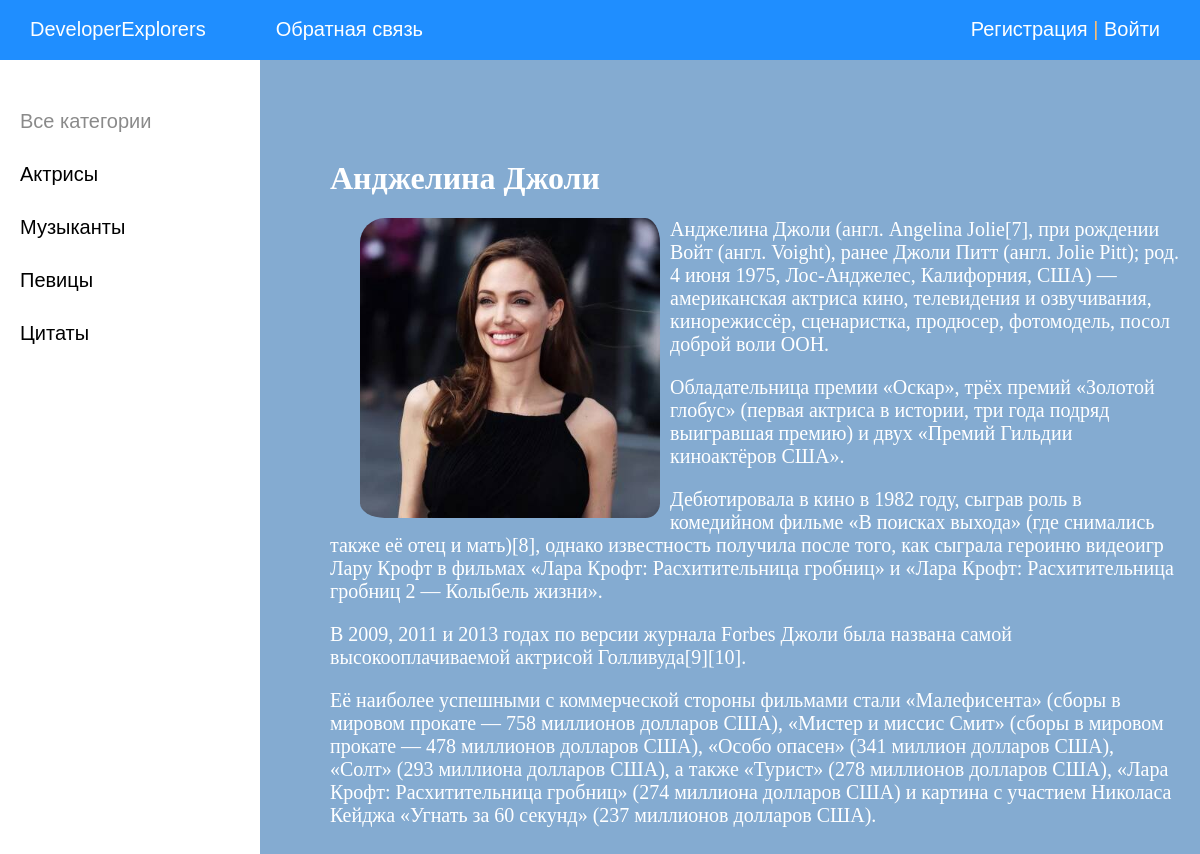
The app's page /post/andzhelina-dzholi/ with its own data.
### women/models.py (models this page shows, shortened)
class Category(models.Model):
    name = models.CharField(max_length=100, db_index=True, verbose_name="Категория")
    slug = models.SlugField(max_length=255, unique=True, db_index=True, verbose_name="URL")
    def get_absolute_url(self):
        return reverse('category', kwargs={'cat_slug': self.slug})
    class Meta:
        verbose_name = 'Категория'
        verbose_name_plural = 'Категории'
        ordering = ['id']

class Women(models.Model):
    title = models.CharField(max_length=255, verbose_name="Заголовок")
    slug = models.SlugField(max_length=255, unique=True, db_index=True, verbose_name="URL")
    content = models.TextField(blank=True, verbose_name="Текст статьи")
    photo = models.ImageField(upload_to="photos/%Y/%m/%d/", verbose_name="Фото")
    time_create = models.DateTimeField(auto_now_add=True, verbose_name="Время создания")
    time_update = models.DateTimeField(auto_now=True, verbose_name="Время изменения")
    is_published = models.BooleanField(default=True, verbose_name="Публикация")
    cat = models.ForeignKey('Category', on_delete=models.PROTECT, verbose_name="Категории")
    def __str__(self):
        return self.title
    class Meta:
        verbose_name = 'Известные женщины'
        verbose_name_plural = 'Известные женщины'
        ordering = ['id']

### women/views.py (the view)
# urls.py: path('post/<slug:post_slug>/', ShowPost.as_view(), name='post'),
class ShowPost(DataMixin, DetailView):
    model = Women
    template_name = 'women/post.html'
    slug_url_kwarg = 'post_slug'
    context_object_name = 'post'
    def get_context_data(self, *, object_list=None, **kwargs):
        context = super().get_context_data(**kwargs)
        c_def = self.get_user_context(title=context['post'])
        return dict(list(context.items()) + list(c_def.items()))

### women/utils.py (called while the page is built)
    def get_user_context(self, **kwargs):
        context = kwargs
        cats = Category.objects.annotate(Count('women'))
        user_menu = menu.copy()
        if not self.request.user.is_authenticated:
            user_menu.pop(1)
        context['menu'] = user_menu
        context['cats'] = cats
        if 'cat_selected' not in context:
            context['cat_selected'] = 0
        return context

### women/templates/women/post.html
{% extends 'women/base.html' %}
{% block content %}
<h1>{{post.title}}</h1>
{% if post.photo %}
<p><img class="img-article-left" src="{{post.photo.url}}"></p>
{% endif %}
{{post.content|linebreaks}}
{% endblock %}

### women/templates/women/base.html (shortened to what this page needs)
{% load static %}
{% load women_tags %}
<!DOCTYPE html>
<html>
<head>
    <link type="text/css" href="{% static 'women/css/styles.css' %}" rel="stylesheet"/>
</head>
<body>
<table class="table-page" border=0 cellpadding="0" cellspacing="0">
    <tr>
        <td valign=top>
            {% block mainmenu %}
                <div class="header">
                    <ul id="mainmenu" class="mainmenu">
                        <li>
                            <a href="{% url 'home' %}">
                                DeveloperExplorers
                            </a>
                        </li>
                        {% for m in menu %}
                            {% if m.title != "О сайте" %}
                                <li><a href="{% url m.url_name %}">{{ m.title }}</a></li>
                            {% endif %}
                        {% endfor %}
                        {% if request.user.is_authenticated %}
                            <li class="last"> {{ user.username }} | <a href="{% url 'logout' %}">Выйти</a></li>
                            {% if user.is_superuser %}
                                <li class="last">
                                    <a href="/admin">Админ-панель</a>
                                </li>
                            {% endif %}
                        {% else %}
                            <li class="last"><a href="{% url 'register' %}" class="subject-resolve">Регистрация</a> | <a
                                    href="{% url 'login' %}">Войти</a></li>
                        {% endif %}
                    </ul>
                </div>
            {% endblock mainmenu %}
            <table class="table-content" border=0 cellpadding="0" cellspacing="0">
                <tr>
                    <td valign="top" class="left-chapters">
                        <ul id="leftchapters">
                            {% if cat_selected == 0 %}
                                <li class="selected">Все категории</li>
                            {% else %}
                                <li><a href="{% url 'home' %}">Все категории</a></li>
                            {% endif %}
                            {% for c in cats %}
                                {% if c.women__count > 0 %}
                                    {% if c.pk == cat_selected %}
                                        <li class="selected">{{ c.name }}</li>
                                    {% else %}
                                        <li><a href="{{ c.get_absolute_url }}">{{ c.name }}</a></li>
                                    {% endif %}
                                {% endif %}
                            {% endfor %}
                        </ul>
                    </td>
                    <td valign="top" class="content">
                        <div class="content-text">
                            {% block content %}
                            {% endblock %}
                        </div>
                    </td>
                </tr>
            </table>
        </td>
    </tr>
</table>
</body>
</html>

### women/static/women/css/styles.css (style rules this page uses)
html, body { font-family: 'Arial'; margin: 0; padding: 0; height: 100%; width: 100%; color: #ff8686; }
a { color: #ffffff; text-decoration: none; }
img { max-width: 600px; height: auto; }
img.img-article-left { max-width: 300px; height: auto; float: left; padding: 0 10px 10px 0; margin-left: 30px; border-radius: 8%; }
p { color: white; }
.table-page { width: 100%; height: 100%; vertical-align: top; }
.table-page tr { height: 100%; }
.header { background: #1f8eff !important; height: 60px; }
ul.mainmenu { list-style: none; margin: 0; padding: 0; height: 60px; color: #fdc073; font-size: 20px; overflow: hidden; }
ul.mainmenu li { float: left; margin: 18px 40px 0 30px; }
ul.mainmenu li.last { float: right; }
ul.mainmenu li a { color: #ffffff; text-decoration: none; }
.table-content { width: 100%; min-height: 100%; height: 100%; }
.left-chapters { margin: 0; background: #eee; border-right: 1px; min-height: 100%; background: #ffffff; }
.left-chapters ul { width: 230px; min-height: 100%; margin: 0; padding: 20px 10px 10px 20px; list-style: none; font-size: 20px; }
.left-chapters ul li { margin: 30px 0 0 0; color: #999; }
.left-chapters ul li.selected { color: rgba(0, 0, 0, 0.46); }
.left-chapters ul li a { color: black; text-decoration: none; }
.content { padding: 40px 20px 20px 40px; width: 100%; box-sizing: border-box; background: #84abd1 !important; }
.content-text { margin: 60px 0 0 30px; color: #ffffff; font-size: 20px; font-family: none, serif; }
.content-text h1 { font-size: 32px; }

### records on screen
Category: name "Актрисы"
Category: name "Музыканты"
Category: name "Певицы"
Category: name "Цитаты"
Women: title "Анджелина Джоли", photo (picture), content "Анджелина Джоли (англ. Angelina Jolie[7], при рождении Войт (англ. Voight), ранее Джоли Питт (англ. Jolie Pitt); род. 4 июня 1975, Лос-Анджелес, Калифорния, США) — американская актриса кино, телевидения и озвучивания, кинорежиссёр, сценаристка, продюсер, фотомодель, посол доброй воли ООН. Обладательница премии «Оскар», трёх премий «Золотой глобус» (первая актриса в истории, три года подряд выигравшая премию) и двух «Премий Гильдии киноактёров США». Дебютировала в кино в 1982 году, сыграв роль в комедийном фильме «В поисках выхода» (где снимались также её отец и мать)[8], однако известность получила после того, как сыграла героиню видеоигр Лару Крофт в фильмах «Лара Крофт: Расхитительница…"

### other values on screen
{{ m.title }} "Обратная связь"
